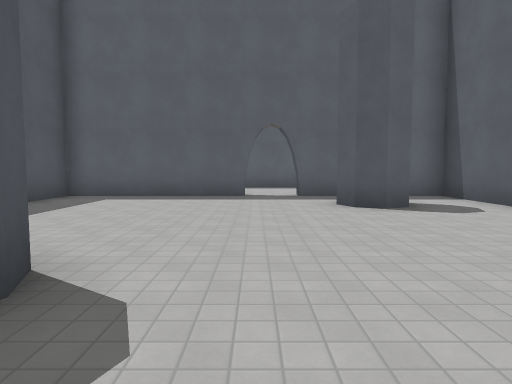
View 1 (above)

12 first-person views from a walk through a 3-D level made in the Godot game engine. The camera is 1.5 m above the floor, tilts 4° down and sees 75° across. The floor is counted in squares, 2 m on a side. Each view is taken from the middle of a square. On the plan, view 1 faces up. The plan holds only what a view shows up to about 11 squares ahead; the rest is blank. Surface patterns are stand-ins for the level's own textures.

View 2
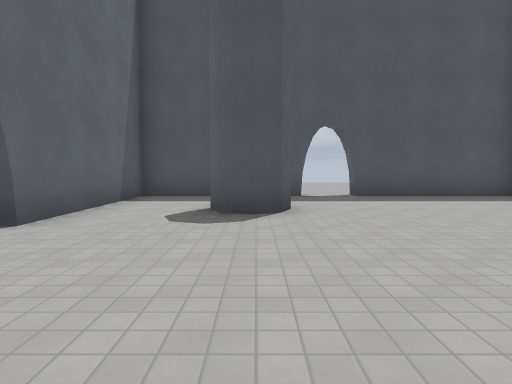

View 3
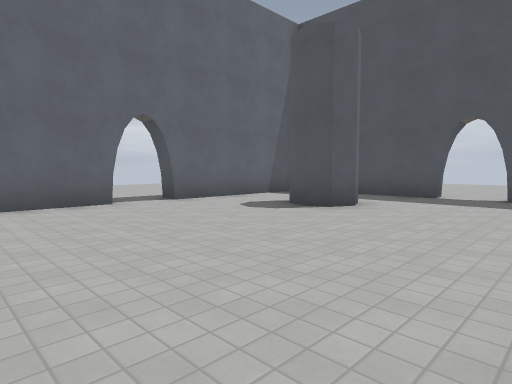

View 4
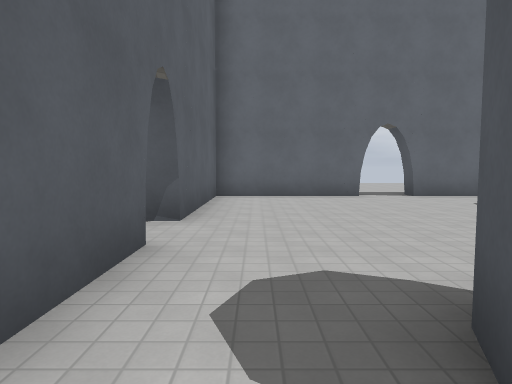

View 5
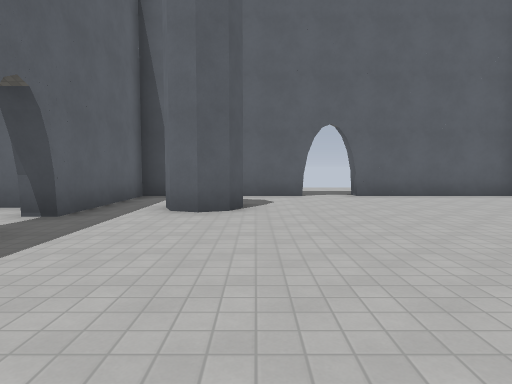

View 6
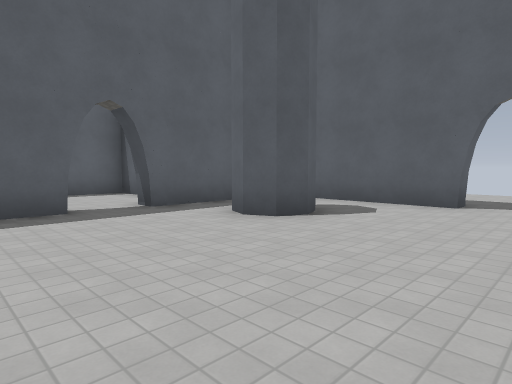

View 7
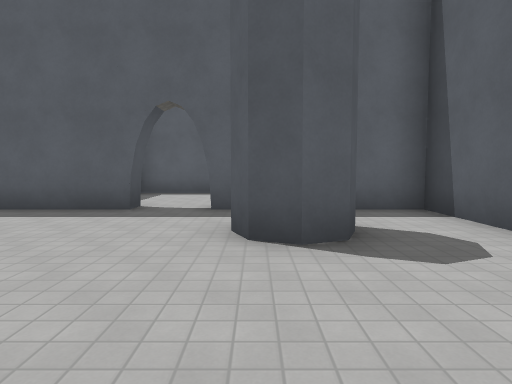

View 8
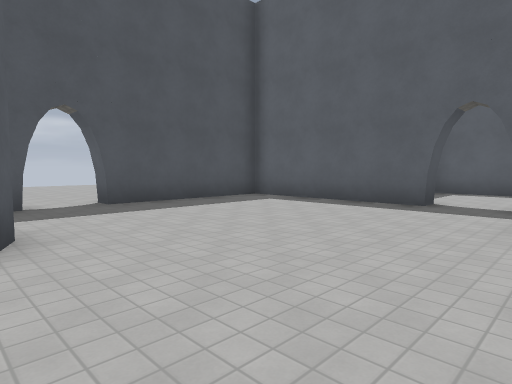

View 9
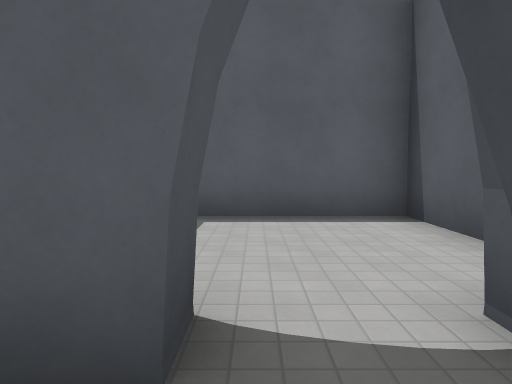

View 10
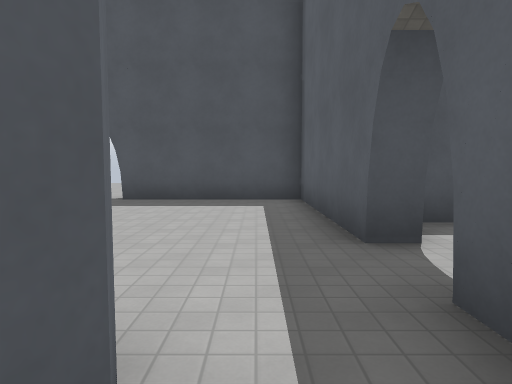

View 11
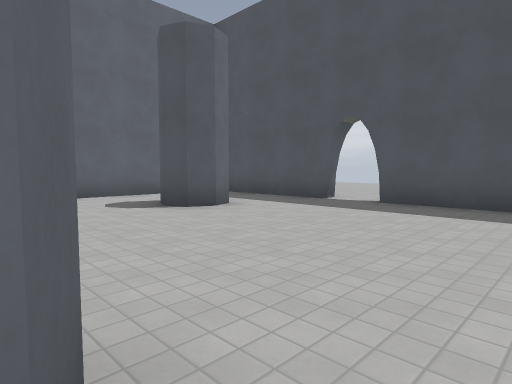

View 12
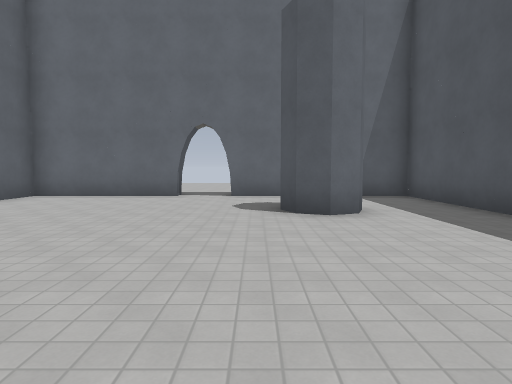

### Floor plan
Points are (right, up) in squares from view 1. A wall is a line through its corners. A room is listed if a view was taken in it or the views show most of it. See-through windows are left out.
Room 1 (views 1, 2, 3, 5, 6, 7, 8, 9, 12)
walls: (-3, 1.9) (-2.7, 2.4) (-2.2, 2.7) (-1.7, 2.4) (-1.5, 1.9) (-1.7, 1.4) (-2.3, 1.1); (-5.8, 3.4) (-5.1, 3.4) (-5.1, -1.1) (-0.3, -1.1); (-0.3, 9.1) (-5.1, 9.1) (-5.1, 4.7) (-5.7, 4.7); (3.2, 7) (3, 6.5) (2.5, 6.2) (1.9, 6.5) (1.7, 7) (1.9, 7.5); (1.2, -1.1) (5.1, -1.1) (5.1, 3.3); (5.1, 4.7) (5.1, 6.4)
ways out: opening at (2.5, 8) to room 2; opening at (4, 7) to room 2; opening at (-6, 4); opening at (0.5, -1); opening at (0.5, 9); opening at (5, 4)
Room 2 (views 4, 10, 11)
walls: (1.9, 7.5) (2.5, 7.8); (5.1, 6.4) (5.1, 9.1) (1.2, 9.1)
ways out: opening at (2.5, 8) to room 1; opening at (4, 7) to room 1

Positions as (right, up) in squares from view 1, and headings:
1: (0, 0), facing up
2: (4, 2), facing left
3: (4, 6), facing down-left
4: (4, 8), facing down
5: (-4, 6), facing right
6: (-2, 3), facing up-right
7: (2, 3), facing up
8: (2, 2), facing up-left
9: (0, 8), facing up
10: (3, 8), facing left
11: (2, 8), facing down-left
12: (-1, 8), facing down
